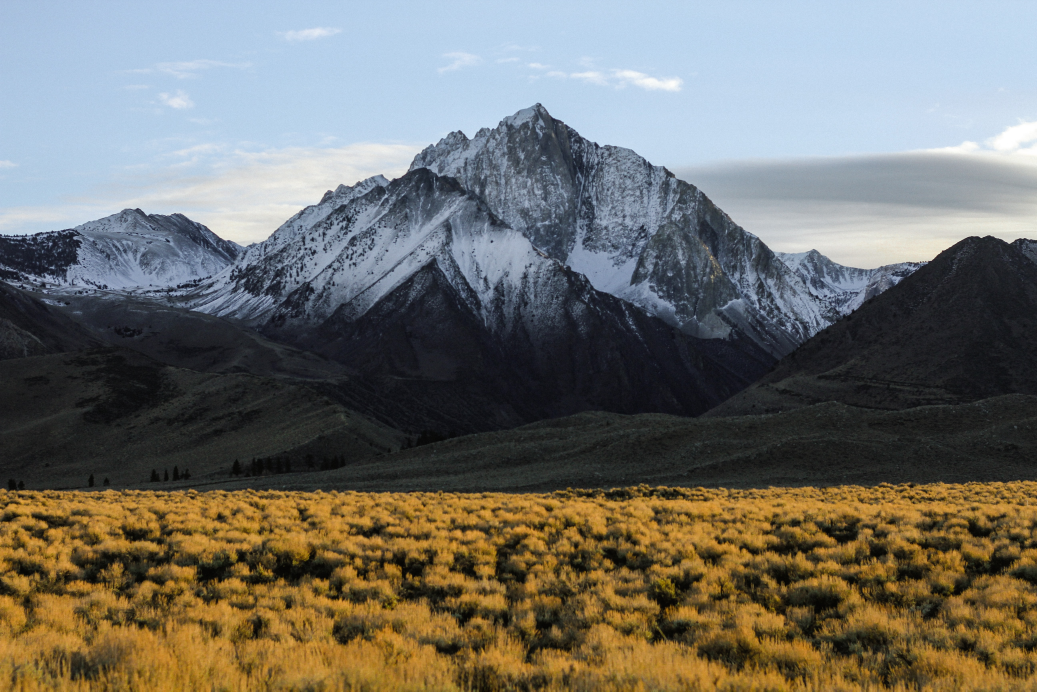
#> input picture parn/im/mount.jpg, 5184 x 3456 px (shown at 1/5 size)
$ python 8_canny.py
#> lines starting #> are read from the running program, lines starting #| are printed output that depends on the picture; after the words box and inside, x2 and y2 are one past the last pixel; in counts of white or black regions, pixels touching at a corner belong together
import numpy as np
import matplotlib.pyplot as plt
import cv2 as cv
from scipy import ndimage
#Canny edge detection steps
# path = "./im/moon2.jpg"
path = "./im/mount.jpg"

def inputImg(path2img):
    img = cv.imread(path2img)
    img = cv.resize(img, (int(img.shape[1]/6), int(img.shape[0]/6)))
    gray = cv.cvtColor(img, cv.COLOR_BGR2GRAY)
    img = cv.cvtColor(img, cv.COLOR_BGR2RGB)
    return img, gray

#1. Smooth the image
def smooth(img):
    guassian = 1/16*np.array([[1,2,1],[2,4,2],[1,2,1]])
    pad_img = np.pad(img, ((1,1), (1,1)), 'constant')
    conV = np.zeros((pad_img.shape[0]- guassian.shape[0]+1, pad_img.shape[1]- guassian.shape[1]+1))
    for i in range(conV.shape[0]):
        for j in range(conV.shape[1]):
            val =  (guassian*(pad_img[i:i+ guassian.shape[0], j:j+ guassian.shape[1]])).sum()
            if val<0:
                val = 0
            conV[i,j] = val
    conV = conV.astype(np.uint8)
    return conV


#2. Gradient calculation
#In this step, we may find the orientation and edge strength
def GradientC(img):
    sobel_x = 1/16*np.array([[-1,0,1],[-2,0,2],[-1,0,1]])
    sobel_y = 1/16*np.array([[1,2,1],[0,0,0],[-1,-2,-1]])

    pad_img = np.pad(img, ((1,1), (1,1)), 'constant')
    gd = np.zeros((pad_img.shape[0]- sobel_x.shape[0]+1, pad_img.shape[1]- sobel_x.shape[1]+1))
    theta = np.zeros((pad_img.shape[0]- sobel_x.shape[0]+1, pad_img.shape[1]- sobel_x.shape[1]+1))
    conVx = np.zeros((pad_img.shape[0]- sobel_x.shape[0]+1, pad_img.shape[1]- sobel_x.shape[1]+1))
    conVy = np.zeros((pad_img.shape[0]- sobel_y.shape[0]+1, pad_img.shape[1]- sobel_y.shape[1]+1))

    for i in range(conVx.shape[0]):
        for j in range(conVx.shape[1]):
            val =  (sobel_x*(pad_img[i:i+ sobel_x.shape[0], j:j+ sobel_x.shape[1]])).sum()
            if val < 0 :
                val = 0
            conVx[i,j] = val
    for i in range(conVy.shape[0]):
        for j in range(conVy.shape[1]):
            val =  (sobel_y*(pad_img[i:i+ sobel_y.shape[0], j:j+ sobel_y.shape[1]])).sum()
            if val < 0 :
                val = 0
            conVy[i,j] = val

    conVx = conVy.astype(np.uint8)
    conVy = conVy.astype(np.uint8)
    # gd = np.sqrt(conVx*conVx + conVy*conVy)
    for i in range(gd.shape[0]):
        for j in range(gd.shape[1]):
            val = np.sqrt(conVx[i,j]**2+conVy[i,j])
            gd[i,j] = val

    # gd = np.hypot(conVx, conVy)
    for i in range(conVx.shape[0]):
        for j in range (conVx.shape[1]):
            val = np.arctan2(conVx[i,j], conVy[i,j])
            theta[i,j] = val
    # theta = np.arctan2(conVx, conVy)
    gd = gd.astype(np.uint8)

    return gd, theta

#3. Non-maximum suppression
# In this step, we amy check all the 8 pixel around the interested one
def suppress(img, theta):
    converted = np.zeros((img.shape[0], img.shape[1]))
    theta = (theta*180)/np.pi

    for i in range(1, converted.shape[0]-1):
        for j in range(1, converted.shape[1]-1):
            if (0 <= theta[i,j] < 22.5) or (157.5 <= theta[i,j] < 180):
                a = img[i, j+1]
                b = img[i, j-1]
            elif (22.5 <= theta[i,j] < 67.5):
                a = img[i+1, j-1]
                b = img[i-1, j+1]
            elif (67.5 <= theta[i,j] < 112.5):
                a = img[i+1, j]
                b = img[i-1, j]
            elif (112.5 <= theta[i,j] < 157.5):
                a = img[i-1, j-1]
                b = img[i+1, j+1]

            if(img[i,j] >= a) and (img[i,j] >= b):
                converted[i,j] = img[i,j]
            else:
                converted[i,j] = 0

    converted = converted.astype(np.uint8)
    return converted

#4. Double threshold
def doubleT(img, ht, lt):
    highest = img.max()*ht
    lowest = highest*lt
    result = np.zeros((img.shape[0], img.shape[1]))

    strong_x, strong_y = np.where(img >= highest)
    # zero_x, zero_y = np.where(img < lowest)
    weak_x, weak_y = np.where((lowest <= img)&(img<=highest))

    result[strong_x, strong_y] = 255
    result[weak_x, weak_y] = 25
    # result[zero_x, zero_y] = 0

    result = result.astype(np.uint8)
    return result

#5. Edge tracking by Hysteresis
def hyst(img):
    res = np.zeros((img.shape[0], img.shape[1]))
    for i in range(1, img.shape[0]-1):
        for j in range(1, img.shape[1]-1):
            if(img[i,j]==25):
                if((img[i+1, j-1] == 255) or (img[i+1, j] == 255) or (img[i+1, j+1] == 255)
                        or (img[i, j-1] == 255) or (img[i, j+1] == 255)
                        or (img[i-1, j-1] == 255) or (img[i-1, j] == 255) or (img[i-1, j+1] == 255)):
                    res[i,j] = 255
                else:
                    res[i,j] = 0

            else:
                res[i,j] = img[i,j]
    res = res.astype(np.uint8)
    return res

# conclue
def cann(path):
    img, gray = inputImg(path)
    conV = smooth(gray)
    gd,theta = GradientC(conV)
    converted = suppress(gd, theta)
    doble = doubleT(converted, 0.05, 0.09)
    res = hyst(doble)
    return res

img = cv.imread(path)
#> img is the input picture: shape (3456, 5184, 3); mean B, G, R 104.9, 112, 113.6
img = cv.resize(img, (int(img.shape[1]/6), int(img.shape[0]/6)))
#> img: shape (576, 864, 3)
edges = cv.cvtColor(cv.Canny(img,100,200), cv.COLOR_BGR2RGB)
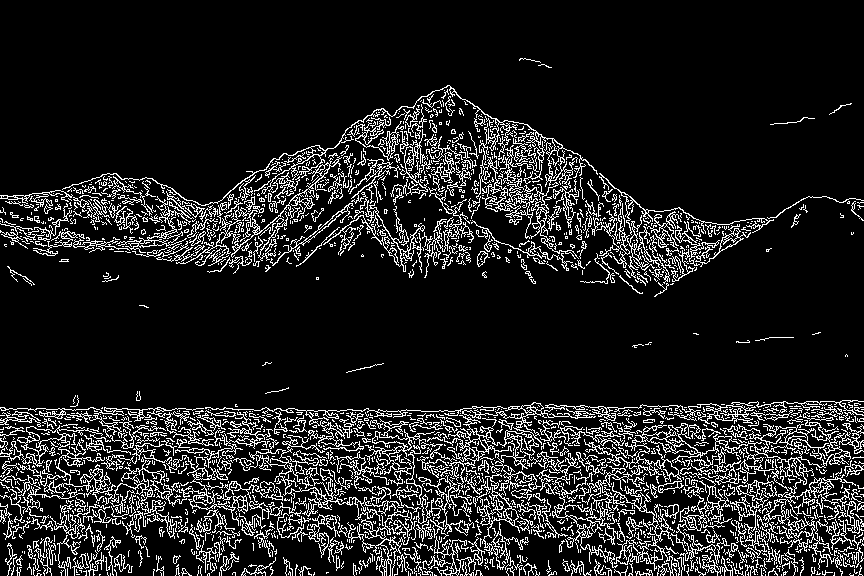
#> edges: shape (576, 864, 3); 12.6% white in thin lines or dots, all inside (x1, y1, x2, y2) = (0, 58, 864, 576)
res = cv.cvtColor(cann(path), cv.COLOR_BGR2RGB)
#> in smooth, `pad_img = np.pad(img, ((1,1), (1,1)), 'constant')`:
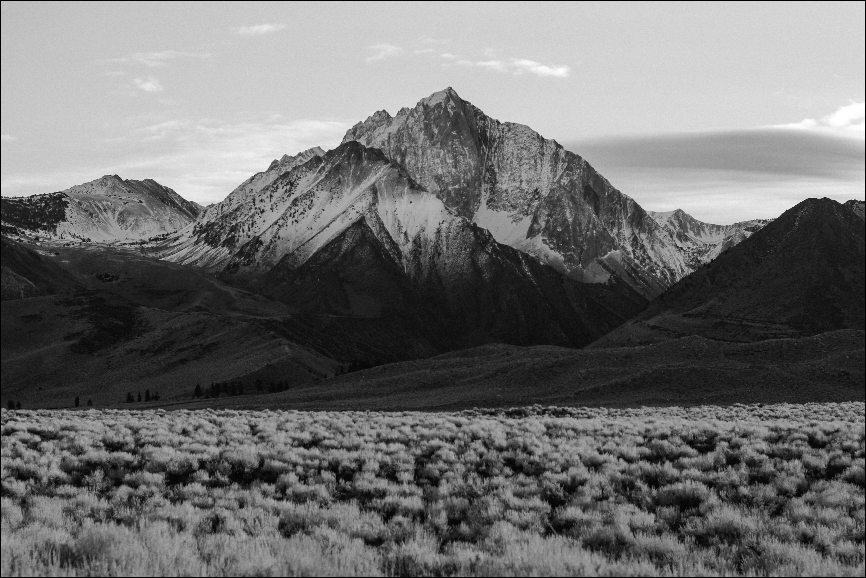
#> pad_img: shape (578, 866); min 0, max 255, mean 111.2
#> after the loop in GradientC, `for i in range(conVx.shape[0]):`:
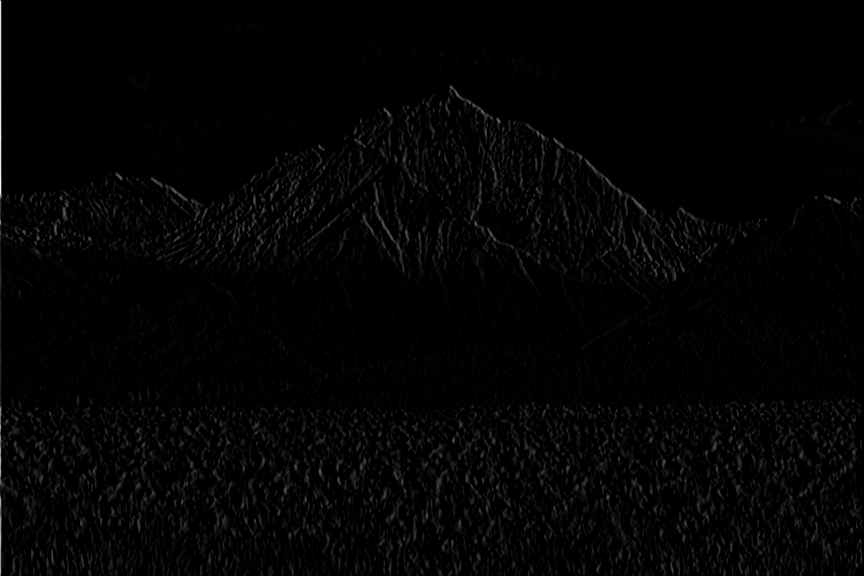
#> conVx: shape (576, 864) float64; min 0, max 54, mean 0.8; drawn with min black and max white
#> after the loop in GradientC, `for i in range(conVy.shape[0]):`:
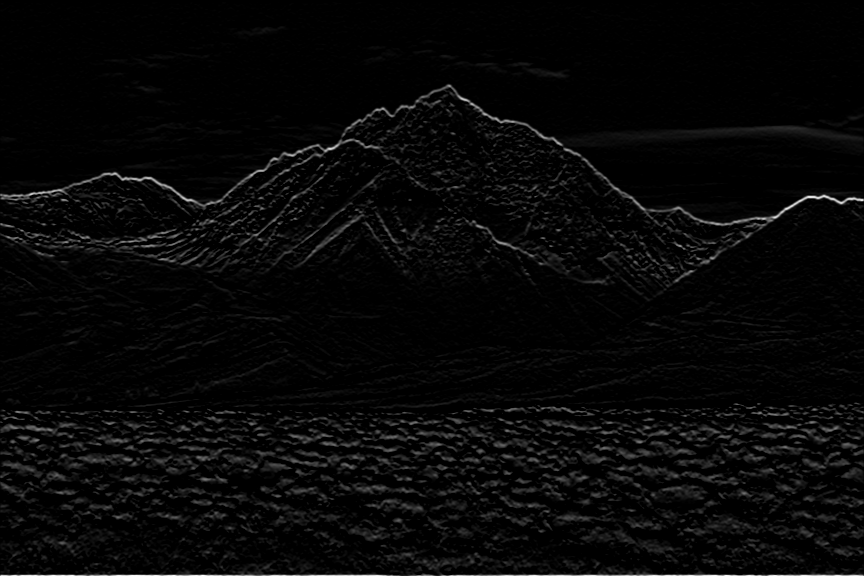
#> conVy: shape (576, 864) float64; min 0, max 36.56, mean 1.1; drawn with min black and max white
#> after the loop in GradientC, `for i in range(conVx.shape[0]):`:
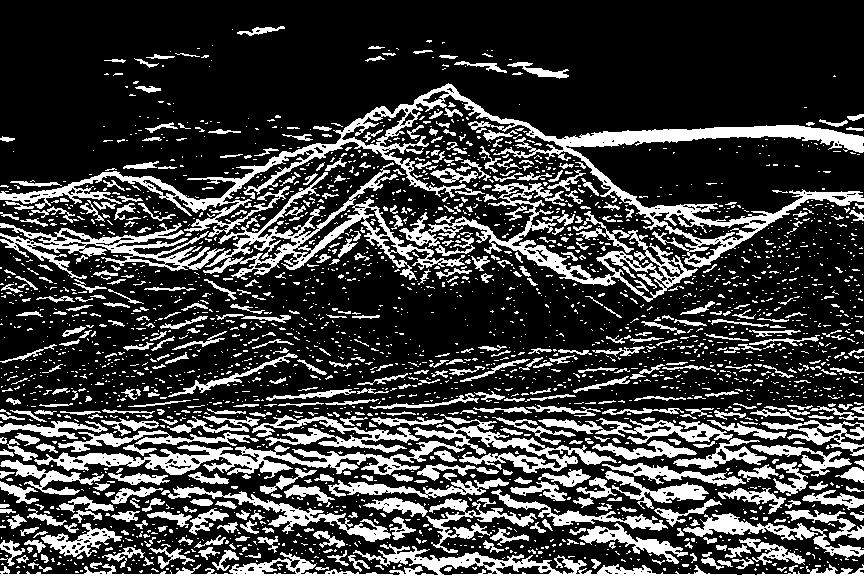
#> theta: shape (576, 864) float64; values 0 (black) and 0.785 (white), 24.5% white; 2746 white regions (2219 under 20 px), largest, box (x1, y1, x2, y2) and area: (0, 83, 864, 268) 16110, (34, 414, 617, 479) 8015, (0, 544, 864, 576) 5772
#> after the loop in suppress, `for i in range(1, converted.shape[0]-1):`:
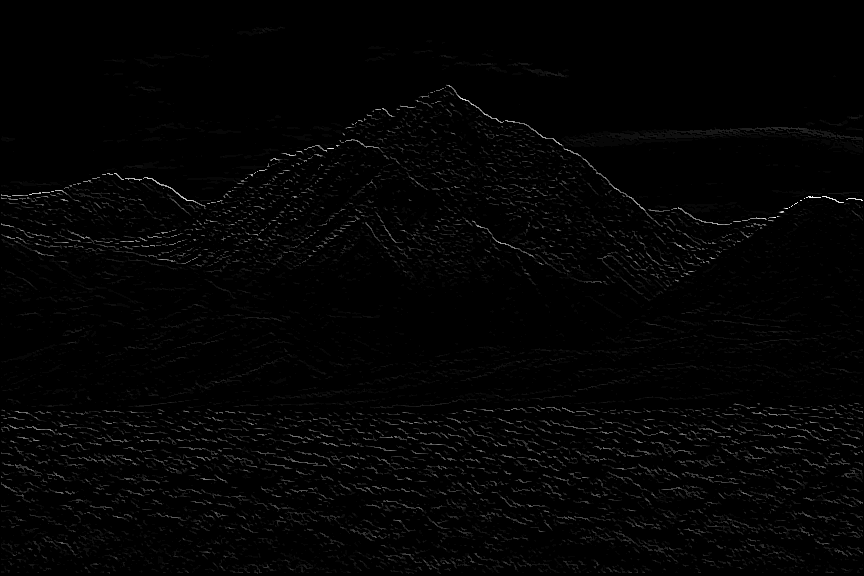
#> converted: shape (576, 864) float64; min 0, max 33, mean 0.4; drawn with min black and max white
#> in doubleT, `highest = img.max()*ht`: highest = 1.65
#> in doubleT, `lowest = highest*lt`: lowest = 0.148
#> after the loop in hyst, `for i in range(1, img.shape[0]-1):`:
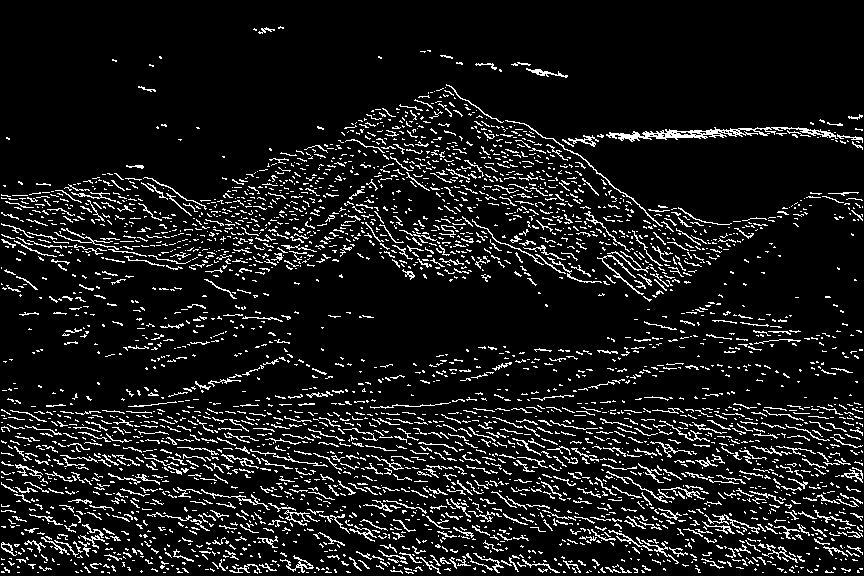
#> res: shape (576, 864) float64; 9.6% white in thin lines or dots
#> in hyst, `res = res.astype(np.uint8)`: res: shape (576, 864); 9.6% white in thin lines or dots
#> res: shape (576, 864, 3); 9.6% white in thin lines or dots
plt.subplot(121)
plt.imshow(edges)
plt.title("OpenCV Canny function")
plt.subplot(122)
plt.imshow(res)
plt.title("Try By Myself function")
plt.show()

$ run again, with parn/im/aka.jpg copied over parn/im/mount.jpg
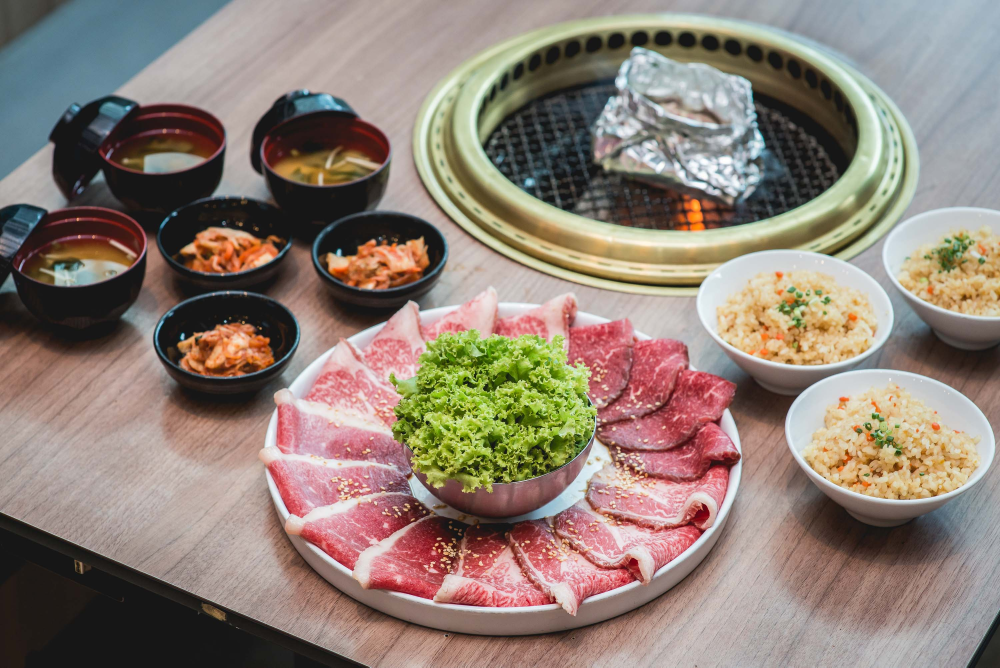
#> input picture parn/im/aka.jpg, 3000 x 2002 px (shown at 1/3 size)
#> img is the input picture: shape (2002, 3000, 3); mean B, G, R 117.1, 127.8, 142.6
#> edges: shape (333, 500, 3); 17.1% white in thin lines or dots
#> after the loop in suppress, `for i in range(1, converted.shape[0]-1):`:
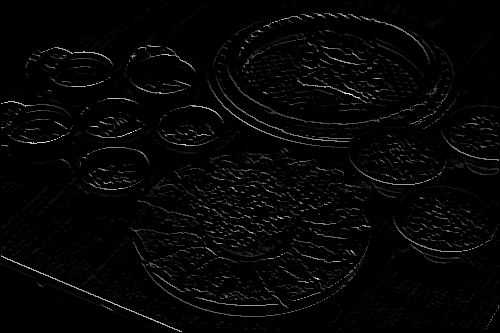
#> converted: shape (333, 500) float64; min 0, max 33, mean 0.7; drawn with min black and max white
#> highest = 1.65
#> lowest = 0.148
#> strong_x = 15704 values from 10 to 331; strong_y = 15704 values, max 498 at index 3945, min 1 at index 3657, mean 269.8
#> weak_x = 6420 values from 2 to 330; weak_y = 6420 values, max 498 at index 368, min 1 at index 1547, mean 252.6
#> after the loop in hyst, `for i in range(1, img.shape[0]-1):`:
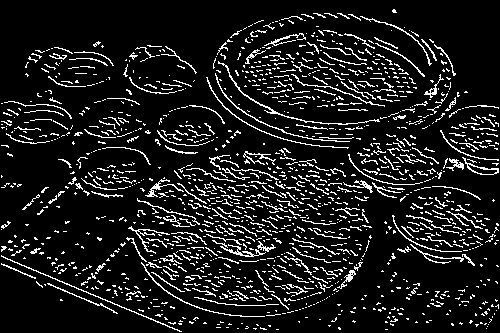
#> res: shape (333, 500) float64; 10.9% white in thin lines or dots
